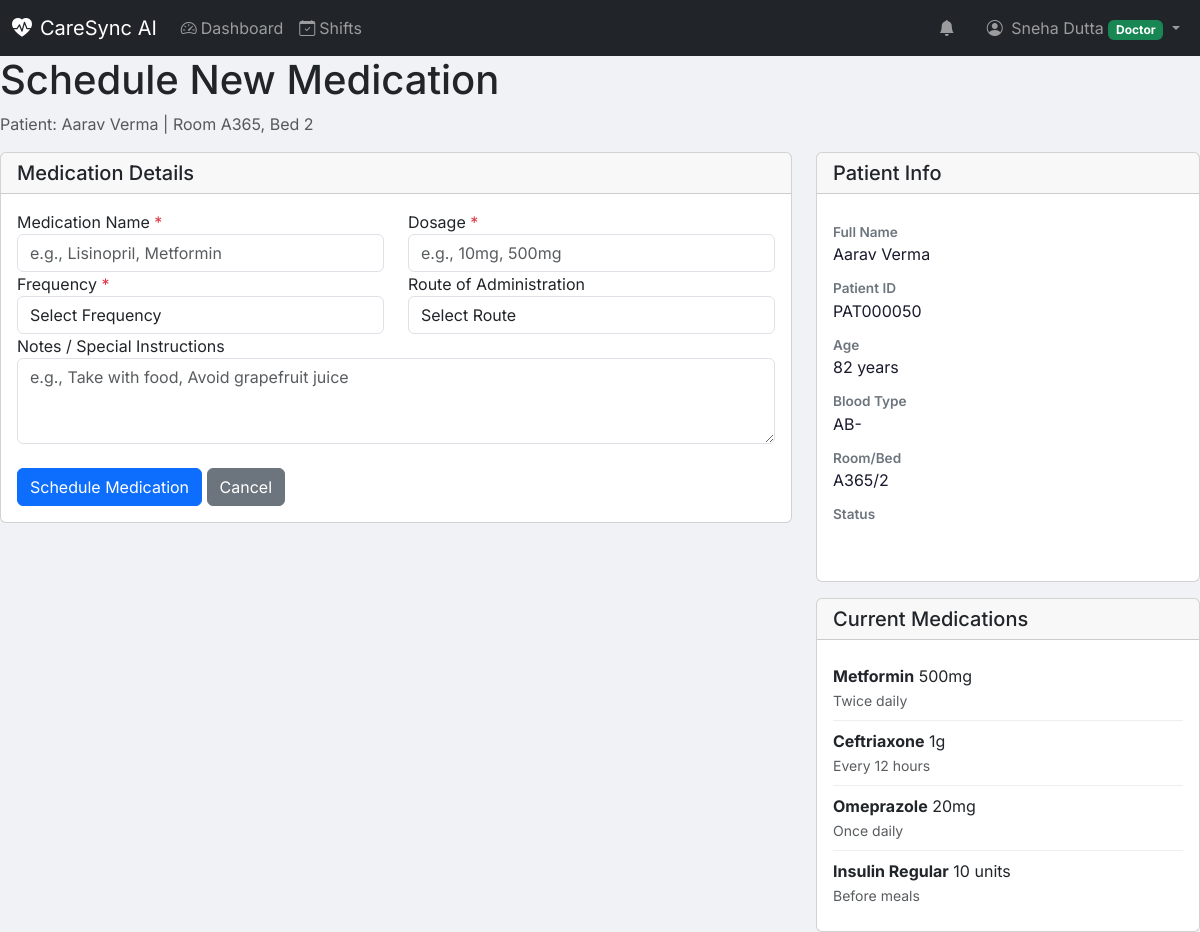
/medication/50/schedule (signed in), run on the app's committed database.
### models.py (models this page shows, shortened)
class StaffMember(db.Model):
    __tablename__ = 'staff_members'
    id = db.Column(db.Integer, primary_key=True)
    staff_id = db.Column(db.String(50), unique=True, nullable=False)
    password_hash = db.Column(db.String(256), nullable=False)
    first_name = db.Column(db.String(100), nullable=False)
    last_name = db.Column(db.String(100), nullable=False)
    email = db.Column(db.String(120), unique=True, nullable=False)
    phone = db.Column(db.String(20), nullable=True)
    role = db.Column(db.String(20), nullable=False)  # 'admin', 'doctor', 'nurse'
    department = db.Column(db.String(100), nullable=True)
    specialization = db.Column(db.String(100), nullable=True)
    is_on_duty = db.Column(db.Boolean, default=False)
    is_active = db.Column(db.Boolean, default=True)
    created_at = db.Column(db.DateTime, default=datetime.now)
    updated_at = db.Column(db.DateTime, default=datetime.now, onupdate=datetime.now)
    @property
    def full_name(self):
        return f"{self.first_name} {self.last_name}"

class Patient(db.Model):
    __tablename__ = 'patients'
    id = db.Column(db.Integer, primary_key=True)
    patient_id = db.Column(db.String(50), unique=True, nullable=False)
    first_name = db.Column(db.String(100), nullable=False)
    last_name = db.Column(db.String(100), nullable=False)
    date_of_birth = db.Column(db.Date, nullable=False)
    gender = db.Column(db.String(10), nullable=False)
    blood_type = db.Column(db.String(5), nullable=True)
    phone = db.Column(db.String(20), nullable=True)
    email = db.Column(db.String(120), nullable=True)
    address = db.Column(db.Text, nullable=True)
    emergency_contact_name = db.Column(db.String(100), nullable=True)
    emergency_contact_phone = db.Column(db.String(20), nullable=True)
    room_number = db.Column(db.String(20), nullable=True)
    bed_number = db.Column(db.String(10), nullable=True)
    status = db.Column(db.String(20), default='admitted')  # admitted, discharged, emergency, icu
    admission_date = db.Column(db.DateTime, default=datetime.now)
    discharge_date = db.Column(db.DateTime, nullable=True)
    diagnosis = db.Column(db.Text, nullable=True)
    notes = db.Column(db.Text, nullable=True)
    assigned_doctor_id = db.Column(db.Integer, db.ForeignKey('staff_members.id'), nullable=True)
    assigned_nurse_id = db.Column(db.Integer, db.ForeignKey('staff_members.id'), nullable=True)
    created_at = db.Column(db.DateTime, default=datetime.now)
    updated_at = db.Column(db.DateTime, default=datetime.now, onupdate=datetime.now)
    assigned_doctor = db.relationship('StaffMember', foreign_keys=[assigned_doctor_id], backref='patients_as_doctor')
    assigned_nurse = db.relationship('StaffMember', foreign_keys=[assigned_nurse_id], backref='patients_as_nurse')
    vitals = db.relationship('VitalSign', backref='patient', lazy='dynamic', order_by='desc(VitalSign.recorded_at)')
    @property
    def full_name(self):
        return f"{self.first_name} {self.last_name}"
    @property
    def age(self):
        today = datetime.now().date()
        return today.year - self.date_of_birth.year - ((today.month, today.day) < (self.date_of_birth.month, self.date_of_birth.day))

class Medication(db.Model):
    __tablename__ = 'medications'
    id = db.Column(db.Integer, primary_key=True)
    patient_id = db.Column(db.Integer, db.ForeignKey('patients.id'), nullable=False)
    name = db.Column(db.String(200), nullable=False)
    dosage = db.Column(db.String(100), nullable=False)
    frequency = db.Column(db.String(100), nullable=False)
    route = db.Column(db.String(50), nullable=True)  # oral, IV, injection, etc.
    start_date = db.Column(db.DateTime, nullable=False)
    end_date = db.Column(db.DateTime, nullable=True)
    last_administered = db.Column(db.DateTime, nullable=True)
    next_due = db.Column(db.DateTime, nullable=True)
    prescribed_by_id = db.Column(db.Integer, db.ForeignKey('staff_members.id'), nullable=True)
    notes = db.Column(db.Text, nullable=True)
    is_active = db.Column(db.Boolean, default=True)
    created_at = db.Column(db.DateTime, default=datetime.now)
    patient = db.relationship('Patient', backref='medications')
    prescribed_by = db.relationship('StaffMember', backref='prescribed_medications')

### routes.py (the view, shortened to what this page needs)
@app.route('/medication/<int:patient_id>/schedule', methods=['GET', 'POST'])
@staff_login_required
@role_required('doctor', 'nurse', 'admin')
def medication_schedule(patient_id):
    staff = get_staff_user()
    patient = Patient.query.get_or_404(patient_id)
    return render_template('medication_schedule.html', staff=staff, patient=patient)

### routes.py (called while the page is built)
@app.before_request
def make_session_permanent():
    session.permanent = True

def get_staff_user():
    if 'staff_id' in session:
        return StaffMember.query.filter_by(id=session['staff_id']).first()
    return None

def staff_login_required(f):
    @wraps(f)
    def decorated_function(*args, **kwargs):
        staff = get_staff_user()
        if not staff:
            flash('Please log in to access this page.', 'warning')
            return redirect(url_for('staff_login'))
        return f(*args, **kwargs)
    return decorated_function

def role_required(*roles):
    def decorator(f):
        @wraps(f)
        def decorated_function(*args, **kwargs):
            staff = get_staff_user()
            if not staff or staff.role not in roles:
                flash('You do not have permission to access this page.', 'danger')
                return redirect(url_for('dashboard'))
            return f(*args, **kwargs)
        return decorated_function
    return decorator

@app.context_processor
def utility_processor():
    return {
        'now': datetime.now(),
        'get_staff_user': get_staff_user
    }

### templates/medication_schedule.html (shortened to what this page needs)
{% extends "dashboard_base.html" %}
{% block content %}
<div class="content-header">
    <h1>Schedule New Medication</h1>
    <p class="text-muted">Patient: {{ patient.full_name }} | Room {{ patient.room_number }}, Bed {{ patient.bed_number }}</p>
</div>
<div class="row">
    <div class="col-lg-8">
        <div class="card">
            <div class="card-header">
                <h5 class="mb-0">Medication Details</h5>
            </div>
            <div class="card-body">
                <form method="POST" action="{{ url_for('medication_schedule', patient_id=patient.id) }}">
                    <div class="row">
                        <div class="col-md-6">
                            <div class="form-group">
                                <label for="name">Medication Name <span class="text-danger">*</span></label>
                                <input type="text" class="form-control" id="name" name="name" required placeholder="e.g., Lisinopril, Metformin">
                            </div>
                        </div>
                        <div class="col-md-6">
                            <div class="form-group">
                                <label for="dosage">Dosage <span class="text-danger">*</span></label>
                                <input type="text" class="form-control" id="dosage" name="dosage" required placeholder="e.g., 10mg, 500mg">
                            </div>
                        </div>
                    </div>
                    <div class="row">
                        <div class="col-md-6">
                            <div class="form-group">
                                <label for="frequency">Frequency <span class="text-danger">*</span></label>
                                <select class="form-control" id="frequency" name="frequency" required>
                                    <option value="">Select Frequency</option>
                                </select>
                            </div>
                        </div>
                        <div class="col-md-6">
                            <div class="form-group">
                                <label for="route">Route of Administration</label>
                                <select class="form-control" id="route" name="route">
                                    <option value="">Select Route</option>
                                </select>
                            </div>
                        </div>
                    </div>
                    <div class="form-group">
                        <label for="notes">Notes / Special Instructions</label>
                        <textarea class="form-control" id="notes" name="notes" rows="3" placeholder="e.g., Take with food, Avoid grapefruit juice"></textarea>
                    </div>
                    <div class="form-group mt-4">
                        <button type="submit" class="btn btn-primary">
                             Schedule Medication
                        </button>
                        <a href="{{ url_for('patient_medications', patient_id=patient.id) }}" class="btn btn-secondary">
                            Cancel
                        </a>
                    </div>
                </form>
            </div>
        </div>
    </div>
    <div class="col-lg-4">
        <div class="card">
            <div class="card-header">
                <h5 class="mb-0">Patient Info</h5>
            </div>
            <div class="card-body">
                <dl>
                    <dt>Full Name</dt>
                    <dd>{{ patient.full_name }}</dd>
                    <dt>Patient ID</dt>
                    <dd>{{ patient.patient_id }}</dd>
                    <dt>Age</dt>
                    <dd>{{ patient.age }} years</dd>
                    <dt>Blood Type</dt>
                    <dd>{{ patient.blood_type or 'Unknown' }}</dd>
                    <dt>Room/Bed</dt>
                    <dd>{{ patient.room_number }}/{{ patient.bed_number }}</dd>
                    <dt>Status</dt>
                    <dd>
                        <span class="badge badge-{{ 'danger' if patient.status == 'emergency' else 'warning' if patient.status == 'icu' else 'primary' }}">
                        </span>
                    </dd>
                </dl>
            </div>
        </div>
        <div class="card mt-3">
            <div class="card-header">
                <h5 class="mb-0">Current Medications</h5>
            </div>
            <div class="card-body">
                {% if patient.medications %}
                <ul class="current-meds-list">
                    {% for med in patient.medications if med.is_active %}
                    <li>
                        <strong>{{ med.name }}</strong> {{ med.dosage }}<br>
                        <small class="text-muted">{{ med.frequency }}</small>
                    </li>
                    {% endfor %}
                </ul>
                {% else %}
                <p class="text-muted mb-0">No current medications</p>
                {% endif %}
            </div>
        </div>
    </div>
</div>
{% endblock %}

### templates/dashboard_base.html (shortened to what this page needs)
{% extends "base.html" %}
{% block body_class %}dashboard-page{% endblock %}
{% block navbar %}
<nav class="navbar navbar-expand-lg navbar-dark bg-dark fixed-top">
    <div class="container-fluid">
        <a class="navbar-brand" href="{{ url_for('dashboard') }}">
            <i class="bi bi-heart-pulse-fill me-2"></i>CareSync AI
        </a>
        <div class="collapse navbar-collapse" id="navbarNav">
            <ul class="navbar-nav me-auto">
                {% if staff.role == 'admin' %}
                <li class="nav-item">
                    <a class="nav-link" href="{{ url_for('admin_dashboard') }}">
                        <i class="bi bi-speedometer2 me-1"></i>Dashboard
                    </a>
                </li>
                <li class="nav-item">
                    <a class="nav-link" href="{{ url_for('admin_users') }}">
                        <i class="bi bi-people me-1"></i>Staff
                    </a>
                </li>
                <li class="nav-item">
                    <a class="nav-link" href="{{ url_for('admin_patients') }}">
                        <i class="bi bi-person-heart me-1"></i>Patients
                    </a>
                </li>
                <li class="nav-item">
                    <a class="nav-link" href="{{ url_for('doctor_dashboard') }}">
                        <i class="bi bi-activity me-1"></i>Doctor View
                    </a>
                </li>
                <li class="nav-item">
                    <a class="nav-link" href="{{ url_for('nurse_dashboard') }}">
                        <i class="bi bi-clipboard2-pulse me-1"></i>Nurse View
                    </a>
                </li>
                {% elif staff.role == 'doctor' %}
                <li class="nav-item">
                    <a class="nav-link" href="{{ url_for('doctor_dashboard') }}">
                        <i class="bi bi-speedometer2 me-1"></i>Dashboard
                    </a>
                </li>
                {% elif staff.role == 'nurse' %}
                <li class="nav-item">
                    <a class="nav-link" href="{{ url_for('nurse_dashboard') }}">
                        <i class="bi bi-speedometer2 me-1"></i>Dashboard
                    </a>
                </li>
                {% endif %}
                <li class="nav-item">
                    <a class="nav-link" href="{{ url_for('shift_management') }}">
                        <i class="bi bi-calendar-check me-1"></i>Shifts
                    </a>
                </li>
            </ul>
            <ul class="navbar-nav">
                <li class="nav-item me-3">
                    <span class="nav-link" id="alertIndicator">
                        <i class="bi bi-bell-fill"></i>
                    </span>
                </li>
                <li class="nav-item dropdown">
                    <a class="nav-link dropdown-toggle" href="#" role="button" data-bs-toggle="dropdown">
                        <i class="bi bi-person-circle me-1"></i>
                        {{ staff.full_name }}
                        <span class="badge bg-{{ 'primary' if staff.role == 'admin' else 'success' if staff.role == 'doctor' else 'info' }}">
                            {{ staff.role|title }}
                        </span>
                    </a>
                </li>
            </ul>
        </div>
    </div>
</nav>
{% endblock %}

### static/css/style.css (style rules this page uses)
:root { --primary-color: #0d6efd; --secondary-color: #6c757d; --success-color: #198754; --danger-color: #dc3545; --warning-color: #ffc107; --info-color: #0dcaf0; --dark-color: #212529; --light-color: #f8f9fa; --vital-normal: #198754; --vital-warning: #ffc107; --vital-critical: #dc3545; --sidebar-width: 250px; --navbar-height: 56px; }
* { margin: 0; padding: 0; box-sizing: border-box; }
body { font-family: 'Inter', -apple-system, BlinkMacSystemFont, 'Segoe UI', Roboto, sans-serif; background-color: #f0f2f5; min-height: 100vh; }
.dashboard-page { padding-top: var(--navbar-height); }

### templates/medication_schedule.html (style rules this page uses)
dl dt { font-weight: 600; color: #6c757d; font-size: 0.85rem; margin-top: 12px; }
dl dd { margin-bottom: 0; color: #1a1a2e; }
.current-meds-list { list-style: none; padding: 0; margin: 0; }
.current-meds-list li { padding: 8px 0; border-bottom: 1px solid #eee; }
.current-meds-list li:last-child { border-bottom: none; }

### data on the page
StaffMember: full_name "Sneha Dutta", role "Doctor"
Patient: full_name "Aarav Verma", room_number "A365", bed_number "2", patient_id "PAT000050", age "82", blood_type "AB-"
Medication: name "Metformin", dosage "500mg", frequency "Twice daily"
Medication: name "Ceftriaxone", dosage "1g", frequency "Every 12 hours"
Medication: name "Omeprazole", dosage "20mg", frequency "Once daily"
Medication: name "Insulin Regular", dosage "10 units", frequency "Before meals"
